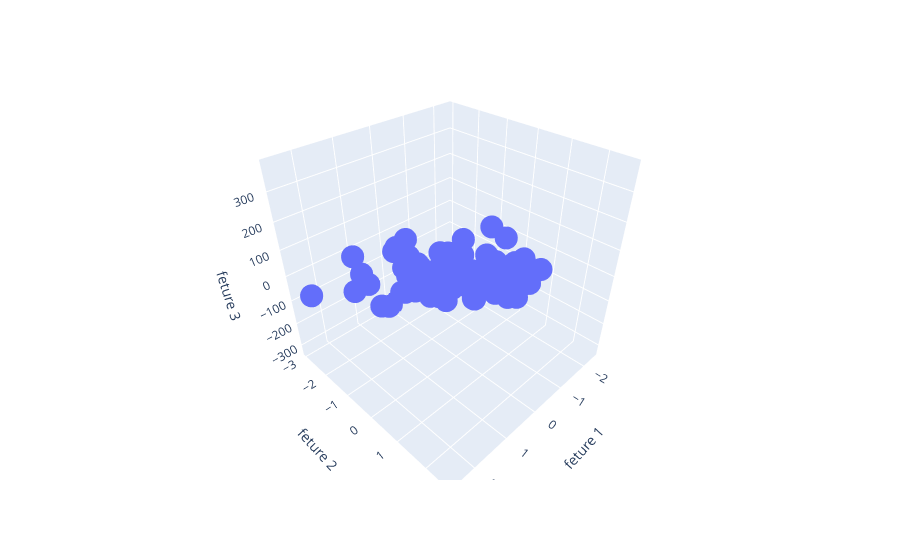

The cell this chart's notebook holds for it:
### Code cell
%pip install nbformat

fig.show()
